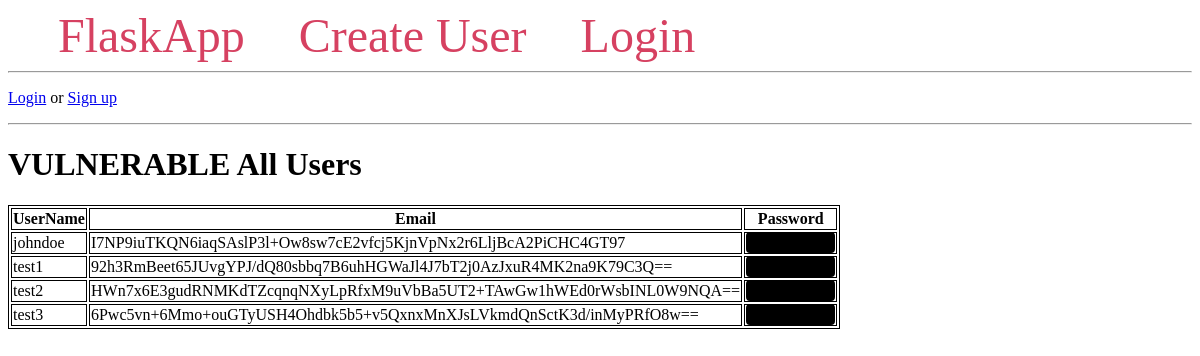
The page / on the database its author committed.
### tables this page shows
CREATE TABLE users(
    user_id INTEGER PRIMARY KEY AUTOINCREMENT,
    user_name TEXT NOT NULL UNIQUE,
    email TEXT NOT NULL UNIQUE,
    password TEXT NOT NULL,
    created_at TIMESTAMP DEFAULT CURRENT_TIMESTAMP
);

### app.py (the view)
@app.route('/')
def index():
    conn = get_db_connection()
    all_users = conn.execute('SELECT * FROM users').fetchall()
    conn.close()
    decrypted_users = []
    for user in all_users:
        user_dict = dict(user)
        user_dict['user_name'] = user['user_name']  # convert Row object to dictionary
        user_dict['password'] = user['password']
        if user and (user['user_name'] == session.get('username')):     #if a user is logged in, show that user's decrypted email
            user_dict['email'] = AES_DECRYPT(user['email'], global_key)
        else:
            user_dict['email'] = user['email']
        decrypted_users.append(user_dict)
    return render_template('index.html', all_users=decrypted_users)

### app.py (called while the page is built)
def get_db_connection():
    conn = sqlite3.connect('vulnerable_database.db')
    conn.row_factory = sqlite3.Row
    return conn

### templates/index.html
{% extends 'base.html' %}
{% block content %}
    <h1>{% block title %} VULNERABLE All Users {% endblock %}</h1>
    <table>
        <tr>
            <th>UserName</th>
            <th>Email</th>
            <th>Password</th>
        </tr>
        {% for user in all_users %}
            <tr>
                <td>{{ user['user_name'] }}</td>
                <td>{{ user['email'] }}</td>
                <td><span class="hidden-password" title = "{{ user['password'] }}">■■■■■■■■</span></td>
            </tr>
        {% endfor %}
    </table>
{% endblock %}

### templates/base.html (shortened to what this page needs)
<!DOCTYPE html>
<html lang="en">
<head>
</head>
<body>
    <nav>
        <a href="{{ url_for('index') }}">FlaskApp</a>
        <a href="{{ url_for('create_account') }}">Create User</a>
        <a href="{{ url_for('login') }}">Login</a>
    </nav>
    <hr>
        {% if session.get('username') %}
            <p>Welcome, {{ session.username }}! <a href="{{ url_for('logout') }}">Logout</a></p>
        {% else %}
            <p><a href="{{ url_for('login') }}">Login</a> or <a href="{{ url_for('create_account') }}">Sign up</a></p>
        {% endif %}
    <hr>
    <div class="content">
        {% block content %} {% endblock %}
    </div>
</body>
</html>

### templates/base.html (style rules this page uses)
nav a { color: #d64161; font-size: 3em; margin-left: 50px; text-decoration: none; }
table, th, td { border: 1px solid black; }
.hidden-password { background-color: black; color: black; padding: 2px 6px; border-radius: 4px; cursor: help; }

### rows shown on the page
users: user_name "johndoe", email "I7NP9iuTKQN6iaqSAslP3l+Ow8sw7cE2vfcj5KjnVpNx2r6LljBcA2PiCHC4GT97"
users: user_name "test1", email "92h3RmBeet65JUvgYPJ/dQ80sbbq7B6uhHGWaJl4J7bT2j0AzJxuR4MK2na9K79C3Q=="
users: user_name "test2", email "HWn7x6E3gudRNMKdTZcqnqNXyLpRfxM9uVbBa5UT2+TAwGw1hWEd0rWsbINL0W9NQA=="
users: user_name "test3", email "6Pwc5vn+6Mmo+ouGTyUSH4Ohdbk5b5+v5QxnxMnXJsLVkmdQnSctK3d/inMyPRfO8w=="
